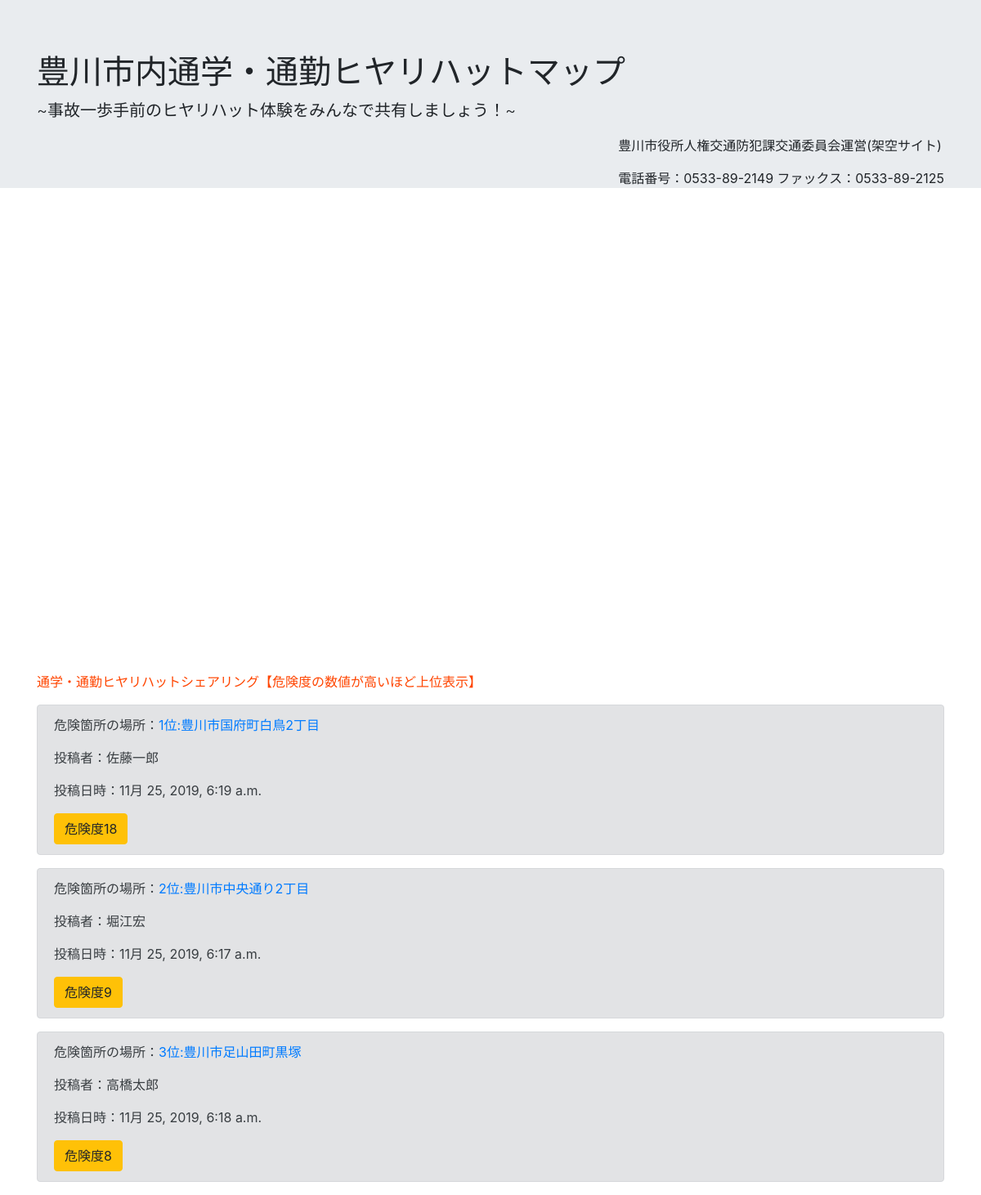
/, run on an earlier commit of the app's database.
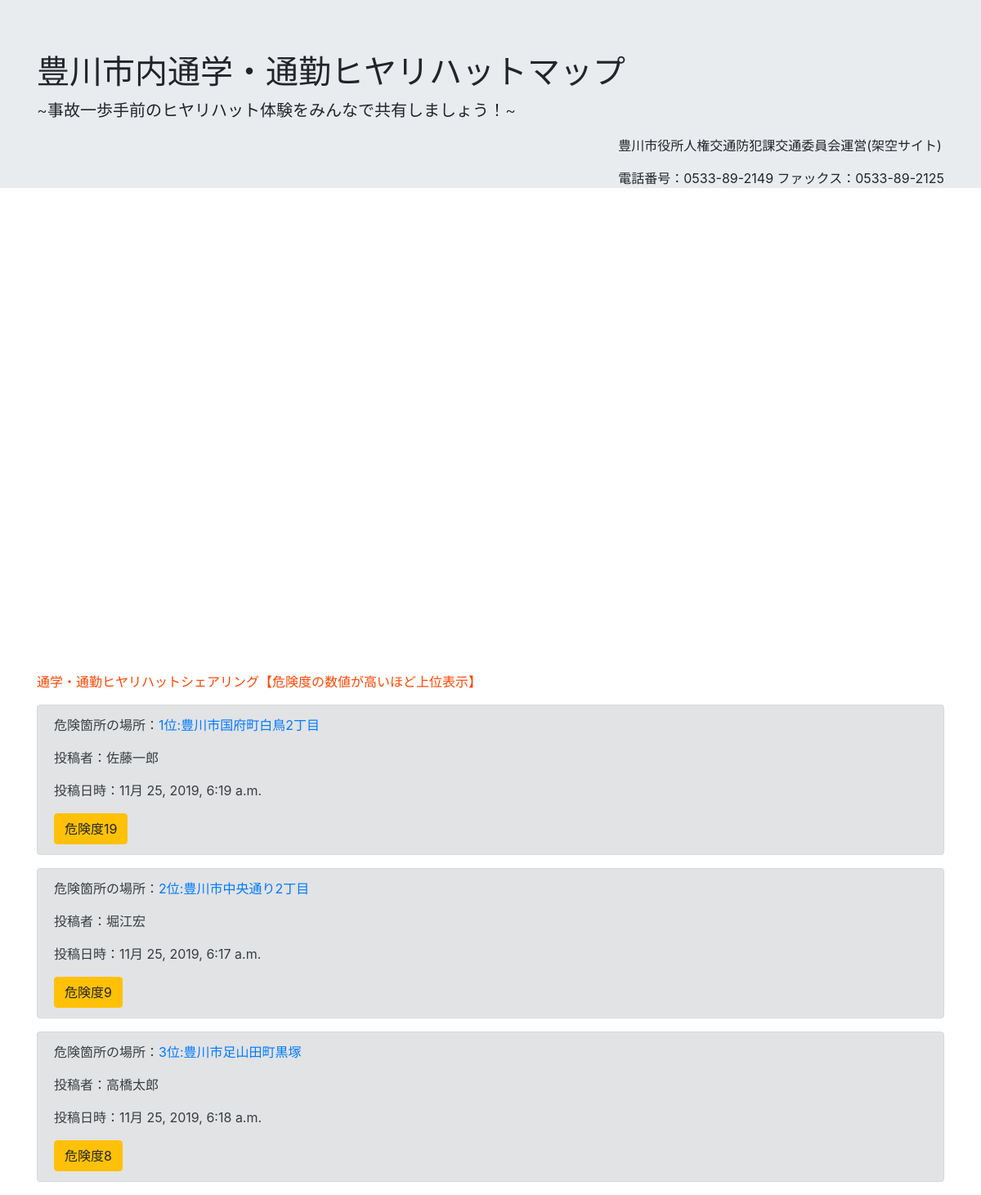
And on a later commit of the database.
### djangoapp/models.py (models this page shows, shortened)
class BoardModel(models.Model):
    title = models.CharField(verbose_name='危険箇所の場所', max_length=50)
    content = models.TextField(verbose_name='危険箇所である理由', max_length=100)
    author = models.CharField(verbose_name='投稿者', max_length=50)
    images = models.ImageField(verbose_name='画像', upload_to='')
    dangerous = models.IntegerField(verbose_name='危険度', null=True, blank=True, default=0)
    published_date = models.DateTimeField(verbose_name='投稿日',blank=True, null=True)
    class Meta:
        verbose_name = '豊川市内危険箇所一覧'
        verbose_name_plural = '豊川市内危険箇所一覧'
        ordering = ['-dangerous']

### djangoapp/views.py (the view)
# urls.py: path('', indexfunc, name='index'),
def indexfunc(request):
    object_list = BoardModel.objects.all()
    return render(request, 'index.html', {'object_list':object_list})

### templates/index.html (shortened to what this page needs)
{% extends 'base.html' %}
{% load static %}
{% block customcss %}
<link rel="stylesheet" href="{% static 'geo.css' %}">
{% endblock customcss %}
{% block header %}
<div class="jumbotron jumbotron-fluid">
  <div class="container">
    <h1 class="display-6">豊川市内通学・通勤ヒヤリハットマップ</h1>
    <p class="lead">~事故一歩手前のヒヤリハット体験をみんなで共有しましょう！~</p>
    <div class="float-right">
   <p>豊川市役所人権交通防犯課交通委員会運営(架空サイト)</p>
    <p>電話番号：0533-89-2149     ファックス：0533-89-2125</p>
    </div>
  </div>
</div>
{% endblock header %}
{% block content %}
<div class='container'>
  <div id="box">
        <div id="target" style="width:100%; height:100%;">
</div>
</div>
</div>
<div class='container' style="margin-top:30px;">
  <div id="box2">
<p style="font-size:16px; color: orangered;">通学・通勤ヒヤリハットシェアリング【危険度の数値が高いほど上位表示】</p>
{% for item in object_list %}
<div class="alert alert-secondary" role="alert">
<p>危険箇所の場所：<a href="{% url 'detail' item.pk %}">{{ forloop.counter }}位:{{item.title}}</a></p>
<p>投稿者：{{item.author}}</p>
<p>投稿日時：{{ item.published_date }}</p>
<a href="#" class="btn btn-warning" role="button" aria-pressed="true">危険度{{item.dangerous}}</a>
</div>
{% endfor %}
</div></div>
{% endblock content %}

What changed in the data, as far as the page shows it:
changed BoardModel "豊川市国府町白鳥2丁目": dangerous "18" → "19"
